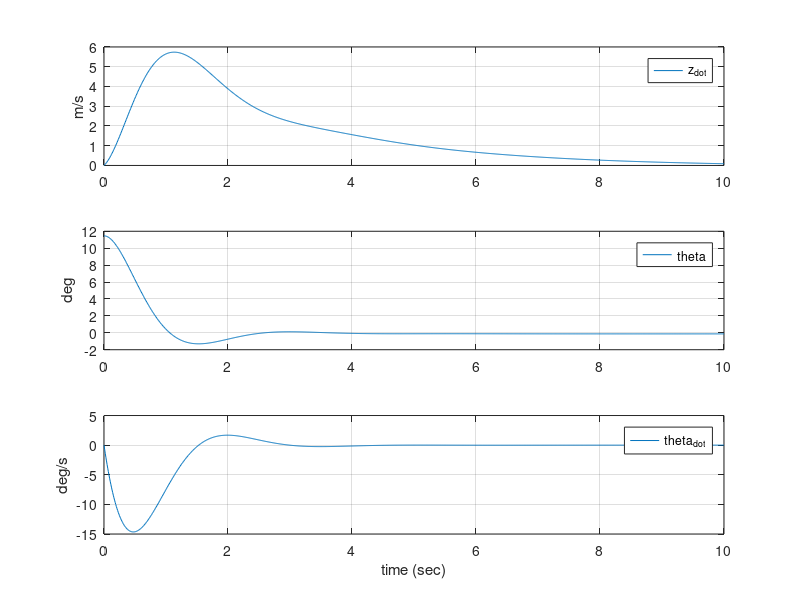
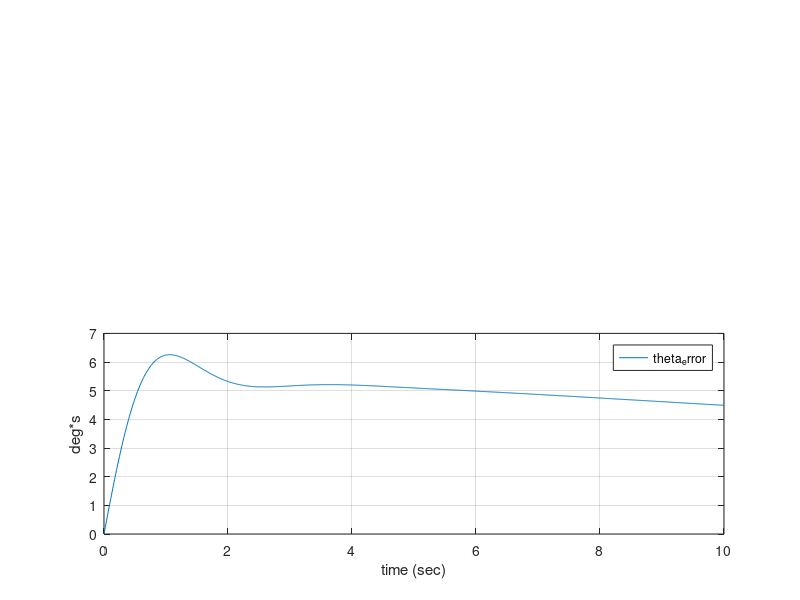

Write the MATLAB code that produced these figures, in order.
clear all
% close all
% ----Constant----
% g: 重力加速度(m/s2)
% mass: 重量(kg)
% force_t: 推力(N)
% L_alpha: 揚力傾斜(N/rad)
% length_A: 空力中心までの距離(m)
% length_T: ジンバル点までの距離(m)
% theta0: 目標角(垂直方向からの角度)(deg)
% vel_A: 機軸方向速度(m/s)
% Iyy: ピッチ面方向の慣性モーメント(kg*ｍ２)
% tau_delta: ジンバル角一次遅れ時定数(s)
% -----
% 
% ----------------
g = 9.8066;
mass = 70;
force_T = 1000;
L_alpha = 1000;
length_A = 0.2;
length_T = 1.5;
theta0 = 0;
vel_A = 30;
Iyy = 84;
% tau_delta = 0.5;
% ----
% Q_lqr = diag([0 100 0 0]);
% R_lqr = diag([0.00001]);
% W = 1;
% Q_kalman = diag([1 1 1 1]);
% R_kalman = diag([1 1 1 1]);

% ----状態方程式----
%　sys: 状態方程式
% x = [z_dot; θ; θ_dot], u = delta_i, y = [z_dot_dot θ_dot]
% z_dot: 機軸垂直方向速度
% θ: 目標角とのズレ
% delta: ジンバル角
% delta_i: ジンバル角入力値
% ---
% sys_servo: 拡大系
% ----------------
A_reg = [-L_alpha/mass/vel_A g*cosd(theta0) -vel_A;
	 0 0 1;
	 L_alpha*length_A/Iyy/vel_A 0 0];
B_reg = [force_T/mass; 0; -force_T*length_T/Iyy];
C_reg = A_reg(1:2,:);
C_reg_observe = eye(length(C_reg));
D_reg = B_reg(1:2,:);
sys_reg = ss(A_reg, B_reg, C_reg, D_reg);
Co_reg = ctrb(A_reg, B_reg);

As_upper = horzcat(A_reg, [0; 0; 0]);
As_lower = [0 1 0 0];
A_servo  = [As_upper; As_lower];
B_servo = [B_reg; 0];
C_servo = horzcat(C_reg, [0; 0]);
C_servo_observe = eye(length(C_servo));
D_servo = D_reg;
sys_servo = ss(A_servo, B_servo, C_servo, D_servo);
sys_servo_observe = ss(A_servo, B_servo, C_servo_observe);

% ---- 可制御性確認 ----
% 可制御性ではなく、可安定性の議論が必要
Co_servo = ctrb(sys_servo);
if length(A_servo) - rank(Co_servo) == 0
	disp('Controllable')
else
	disp('Uncontrollable')
end
% ---- 可観測性確認 ----
Ob_servo = obsv(sys_servo);
if length(A_servo) - rank(Ob_servo) == 0
	disp('Observable')
else
	disp('Unobservable')
end


% % ---- 極配置法 ----
% J = [-1];
% K = place(A,B,J);
% sys_control = ss(A-B*K, eye(size(A)), eye(size(A)), eye(size(A)));

% % ----最適レギュレータ ----
Q_optreg = [0 0 0 0;
	 0 1000 0 0;
	 0 0 0 0;
	 0 0 0 1];
R_optreg = [10000];
N_optreg = [0; 0; 0; 0];
[K_optreg, P_optreg, E_optreg] = lqr(sys_servo, Q_optreg, R_optreg, N_optreg);
sys_optreg = ss(A_servo-B_servo*K_optreg, B_servo, C_servo-D_servo*K_optreg, D_servo);


% ---- 最適サーボシステム ----
% Q11 = [100];
% Q22 = [500];
% Q_optservo = [ C_reg'*Q11*C_reg zeros(length(A_reg),1);
% 			   zeros(1, length(A_reg)) Q22];
% R_optservo = 1;
% P_optservo = care(A_servo, B_servo, Q_optservo, R_optservo);
% P_optservo11 = P_optservo(1:length(A_reg), 1:length(A_reg));
% P_optservo12 = P_optservo(1:length(A_reg), length(A_reg)+1);
% P_optservo22 = P_optservo(length(A_reg)+1, length(A_reg)+1);
% 
% K = -inv(R_optservo) * B_reg' * P_optservo11;
% G = -inv(R_optservo) * B_reg' * P_optservo12;
% 
% M0 = [A_reg B_reg;
% 	  C_reg 0];
% Fa = [-K+2*G*inv(P_optservo22)*P_optservo12' 1]...
% 		*inv(M0) * [zeros(length(A_reg),1); 1];
% Fb = -2*G*inv(P_optservo22)*P_optservo12';
% 
% y_ref = 0;
% x_0 = [0; 0.2; 0; 0];
% % プラスからマイナスにしてみた
% K_optservo = [K G] + Fa * y_ref + Fb * x_0;
% sys_optservo = ss(A_servo - B_servo*K_optservo, eye(5), eye(5), eye(5));

%% ---- 2自由度積分形最適サーボシステム ----
%[F0 S Er] = lqr(sys_reg, Q_lqr, R_lqr);
%H0 = - inv(C_reg * inv(A_reg - B_reg * F0) * B_reg);
%F1 = C_reg * inv(A_reg - B_reg * F0);
%F2 = - R_lqr * B_reg' * F1';

% ---- カルマンフィルタ ----
% [L_kalman P E] = lqe(A_reg, [], C_reg_observe, Q_kalman, R_kalman);


% ---- 2自由度積分形最適サーボシステム ----
% ---- 積分器を除いた（拡大系の前段階）システムでLQRして、積分器分のW項を入れる
% servo_2dof_A11 = A_reg - B_reg * F0 + B_reg * F1*F2*W;
% servo_2dof_A12 = B_reg * F2 * W;
% A_2dof = [servo_2dof_A11 servo_2dof_A12;
% 		  -C_reg 0];
% B_2dof = [B_reg*H0; 1];
% sys_2dofservo = ss(A_2dof, B_2dof, eye(5));
% eig(A_2dof)

% x_0 = [0; 0.2; 0; 0];
% t = 0:0.01:10;
% [y0,t,x0] = initial(sys_2dofservo, [x_0; 0], t);
% [y1,t,x1] = initial(sys_2dofservo, [x_0; 0], t);
% figure()
% subplot(3,1,1);plot(t,x0(:,1));
% grid;legend('z_dot');ylabel('m/s');
% subplot(3,1,2);plot(t,rad2deg(x0(:,2)));grid;
% legend('theta');ylabel('deg');
% subplot(3,1,3);plot(t,rad2deg(x0(:,3)));grid;
% legend('theta_dot');ylabel('deg/s');
% xlabel('time (sec)')

% figure()
% subplot(3,1,1);plot(t,rad2deg(x0(:,4)));grid;
% legend('delta');;ylabel('deg');
% subplot(3,1,2);plot(t,rad2deg(x0(:,5)));grid;
% legend('motor_dot');;ylabel('deg/s');
% subplot(3,1,3);plot(t,x0(:,6));grid;
% legend('current');;ylabel('A');
% xlabel('time (sec)')

% figure()
% subplot(3,1,1);plot(t,x0(:,5));grid;
% legend('theta_error');ylabel('deg');
% subplot(3,1,2);plot(t,x0(:,5));grid;
% legend('motor_error');ylabel('deg');
% xlabel('time (sec)')
% print ('Modern_state.jpg')


% ----図示
x_0 = [0; 0.2; 0];
t = 0:0.01:10;
[y0,t,x0] = initial(sys_optreg, [x_0; 0], t);
% [y1,t,x1] = initial(sys_optservo, [x_0; 0], t);

figure()
subplot(3,1,1);plot(t,x0(:,1));
grid;legend('z_{dot}');ylabel('m/s');
subplot(3,1,2);plot(t,rad2deg(x0(:,2)));grid;
legend('theta');ylabel('deg');
subplot(3,1,3);plot(t,rad2deg(x0(:,3)));grid;
legend('theta_{dot}');ylabel('deg/s');
xlabel('time (sec)')

figure()
% subplot(2,1,1);plot(t,rad2deg(x0(:,4)));grid;
% legend('delta');;ylabel('deg');
subplot(2,1,2);plot(t,rad2deg(x0(:,4)));grid;
legend('theta_error');ylabel('deg*s');
xlabel('time (sec)')

%figure()
%subplot(4,1,1);plot(t,x1(:,1));
%grid;legend('z_{dot}');ylabel('m/s');
%subplot(4,1,2);plot(t,rad2deg(x1(:,2)));grid;
%legend('theta');ylabel('deg');
%subplot(4,1,3);plot(t,rad2deg(x1(:,3)));grid;
%legend('theta_{dot}');ylabel('deg/s');
%xlabel('time (sec)')
%subplot(4,1,4);plot(t,rad2deg(x1(:,4)));grid;
%legend('delta');;ylabel('deg');
%subplot(3,1,2);plot(t,rad2deg(x1(:,5)));grid;
%legend('theta_error');ylabel('deg*s');
%xlabel('time (sec)')

%figure()
%subplot(3,1,1);plot(t,x1(:,5));grid;
%legend('theta_error');ylabel('deg');
%subplot(3,1,2);plot(t,x1(:,5));grid;
%legend('motor_error');ylabel('deg');
%xlabel('time (sec)')
%print ('Modern_state.jpg')
